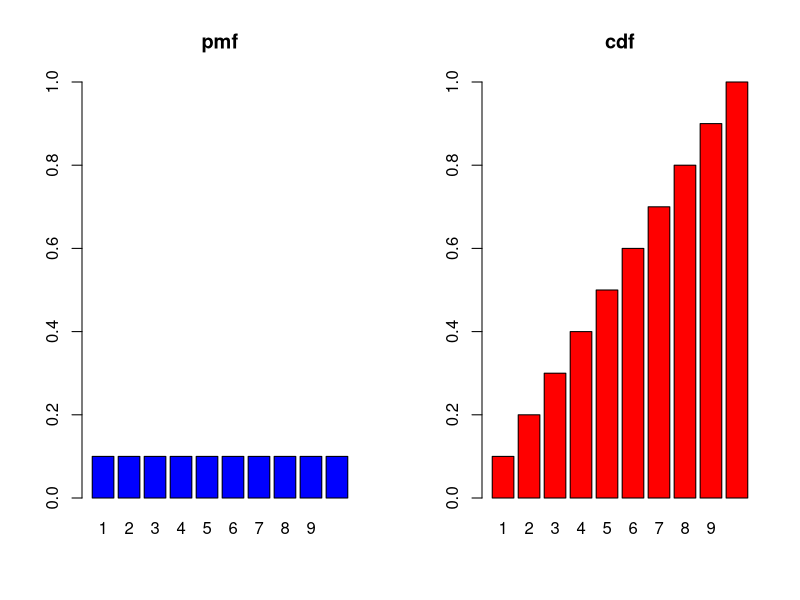
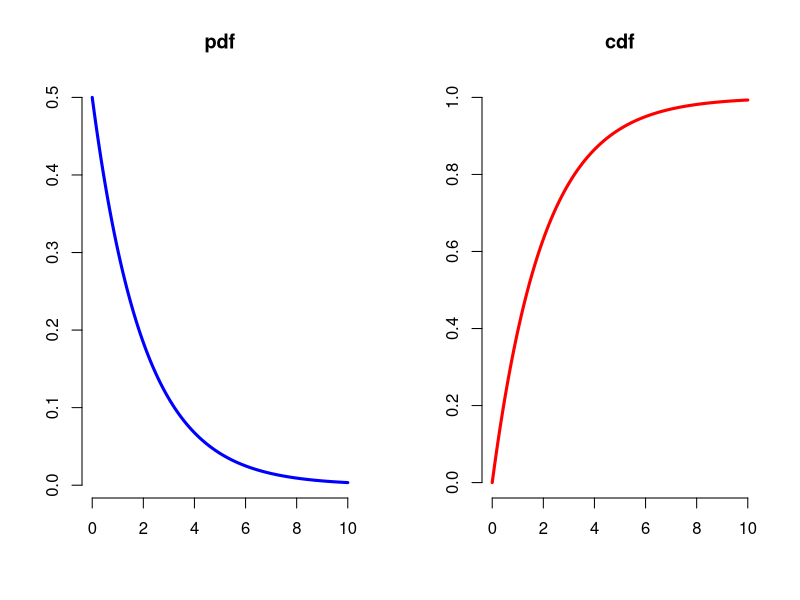
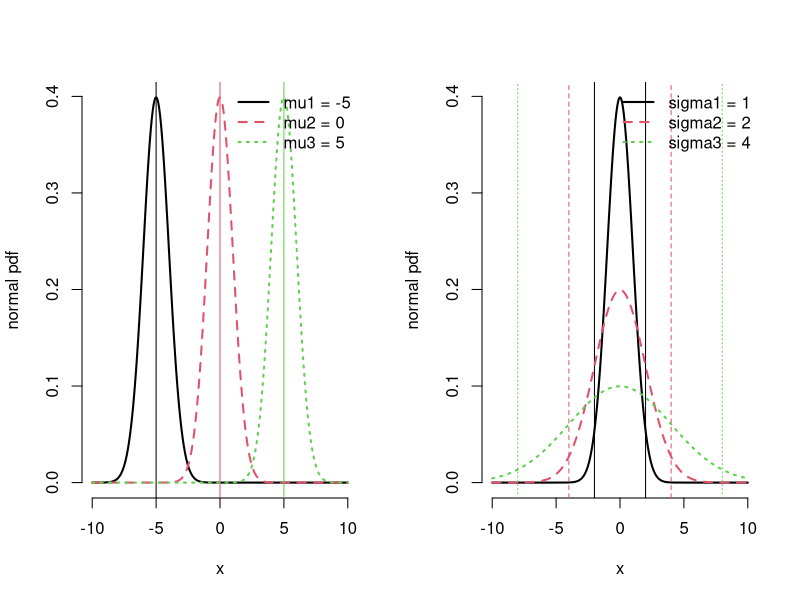
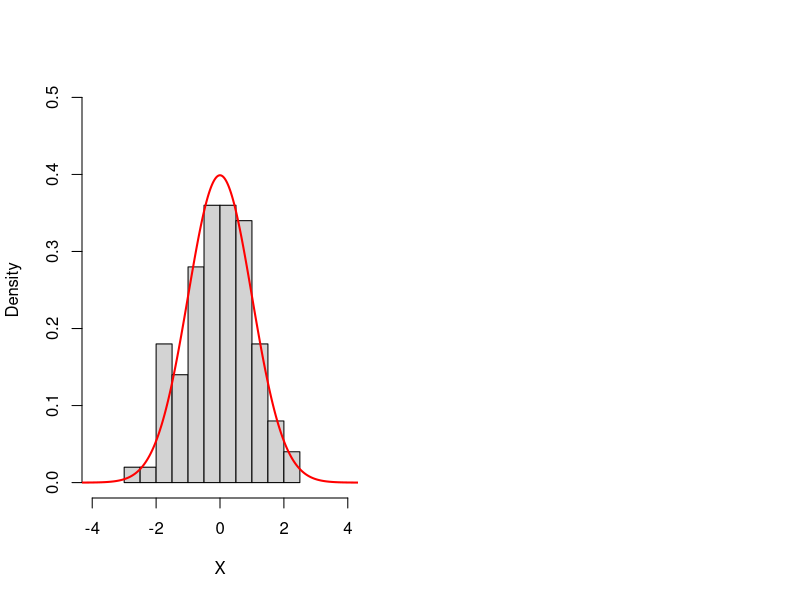
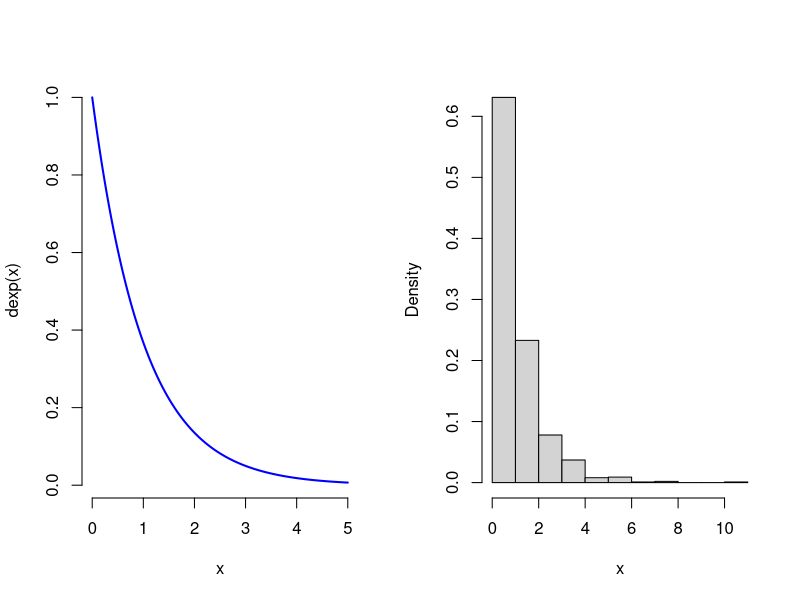
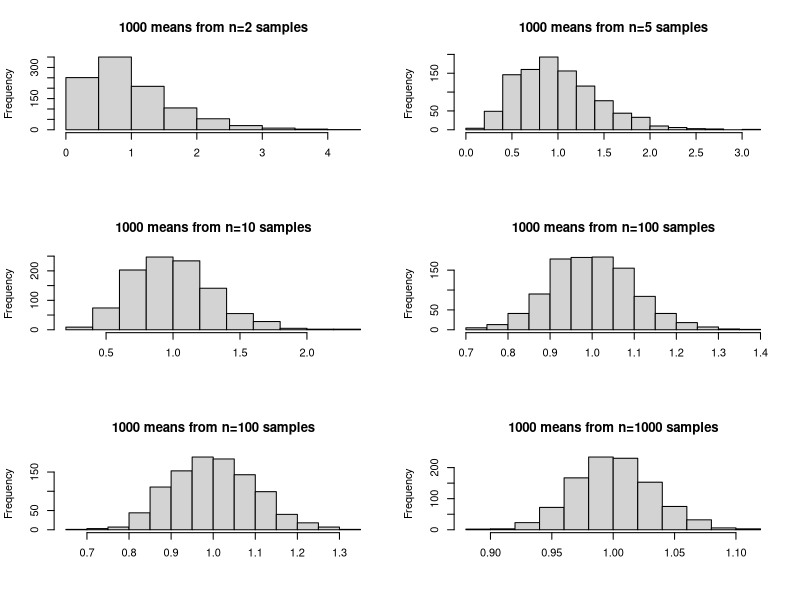
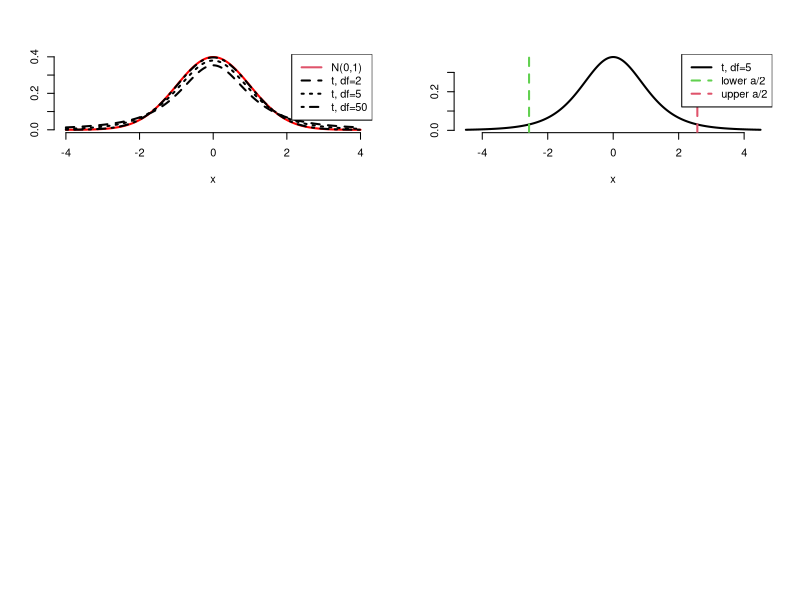

Recreate these plots in R, in order.
## ---- chunk 1
mu <-62
sig <- 6

## ---- chunk 2
vals<-seq(1,10, by=1)
pmf<-rep(0.1, 10)
cdf<-pmf[1]
for(i in 2:10) cdf<-c(cdf, cdf[i-1]+pmf[i])
par(mfrow=c(1,2), bty="n")
barplot(height=pmf, names.arg=vals, ylim=c(0, 1), main="pmf", col="blue")
barplot(height=cdf, names.arg=vals, ylim=c(0, 1), main="cdf", col="red")
## ---- chunk 3
vals<-seq(0,10, length=1000)
r<-0.5
par(mfrow=c(1,2), bty="n")
plot(vals, dexp(vals, rate=r), main="pdf", col="blue", type="l", lwd=3, ylab="", xlab="")
plot(vals, pexp(vals, rate=r), main="cdf", ylim=c(0,1), col="red",
     type="l", lwd=3, ylab="", xlab="")

## ---- chunk 4
x<-seq(-10,10, length=1000)
mu1<- -5
mu2<- 0
mu3<- 5
plot(x, dnorm(x, mu1, sd=1), type="l", col=1, lwd=2, ylab="normal pdf")
abline(v=mu1, col=1)
lines(x, dnorm(x, mu2, sd=1), col=2, lwd=2, lty=2)
abline(v=mu2, col=2)
lines(x, dnorm(x, mu3, sd=1), col=3, lwd=2, lty=3)
abline(v=mu3, col=3)
legend("topright", legend=paste(c("mu1 = ", "mu2 = ", "mu3 = "), c(mu1, mu2, mu3), sep=""), col=1:3, lty=1:3, lwd=2, bty="n")
## ---- chunk 5
x<-seq(-10,10, length=1000)
sigma1<- 1
sigma2<- 2
sigma3<- 4
plot(x, dnorm(x, 0, sd=sigma1), type="l", col=1, lwd=2, ylab="normal pdf")
abline(v=2*sigma1, col=1)
abline(v=-2*sigma1, col=1)
lines(x, dnorm(x, 0, sd=sigma2), col=2, lwd=2, lty=2)
abline(v=2*sigma2, col=2, lty=2)
abline(v=-2*sigma2, col=2, lty=2)
lines(x, dnorm(x, 0, sd=sigma3), col=3, lwd=2, lty=3)
abline(v=2*sigma3, col=3, lty=3)
abline(v=-2*sigma3, col=3, lty=3)
legend("topright", legend=paste(c("sigma1 = ", "sigma2 = ", "sigma3 = "), c(sigma1, sigma2, sigma3), sep=""), col=1:3, lty=1:3, lwd=2, bty="n")
## ---- chunk 6
rnorm(3, mean=0, sd=1) ## random draws
## ---- chunk 7
qnorm(p=c(0.025, 0.975), mean=0, sd=1) ## quantiles, used for CIs etc
## ---- chunk 8
pnorm(q=0, mean=0, sd=1) ## cdf, Pr(x<0.5)
## ---- chunk 9
## take a bunch of draws
X <- rnorm(100, mean=0, sd=1) 

## make a histogram of the draws
hist(X, freq=F, ylim=c(0, 0.5), xlim=c(-4, 4), main="")

## make a sequency of x values so I can set up a line 
x<-seq(-10, 10, length=1000)

## draw a line showing the normal pdf on the histogram
lines(x, dnorm(x, mean=0, sd=1), col="red", lwd=2) 
## ---- chunk 10
x <- seq(0, 5, length=1000)
par(mfrow=c(1,2), bty="n")
plot(x, dexp(x), type="l", lwd=2, col="blue")
hist(rexp(1000), xlab="x", main="", freq=FALSE)
## ---- chunk 11
par(mfrow=c(3,2), bty="n")
ns <- c(2,5,10,100,100,1000)
for(n in ns) {
  hist(apply(matrix(rexp(n*1000), ncol=1000), 2, mean),
       main=paste("1000 means from n=", n, " samples", sep=""), xlab="")
}
## ---- chunk 12

## make a sequency of x values so I can set up a line 
x<-seq(-4, 4, length=1000)

## draw a line showing the normal pdf on the histogram
plot(x, dnorm(x, mean=0, sd=1), col="red", lwd=2, type="l", xlab="x", ylab="")
lines(x, dt(x, df=2), col=1, lty=2, lwd=2)
lines(x, dt(x, df=5), col=1, lty=3, lwd=2)
lines(x, dt(x, df=50), col=1, lty=4, lwd=2)
legend("topright", legend=c("N(0,1)", "t, df=2", "t, df=5", "t, df=50"), 
       col=c(2, 1,1,1), lwd=2, lty=1:4)

## ---- chunk 13
x<-seq(-4.5, 4.5, length=1000)
alpha=0.05

## draw a line showing the normal pdf on the histogram
plot(x, dt(x, df=5), col="black", lwd=2, type="l", xlab="x", ylab="")
abline(v=qt(alpha/2, df=5), col=3, lty=2, lwd=2)
abline(v=qt(1-alpha/2, df=5), col=2, lty=2, lwd=2)

legend("topright", 
       legend=c("t, df=5", "lower a/2", "upper a/2"),
       col=c(1,3,2), lwd=2, lty=c(1, 2,2))

## ---- chunk 14
sig<-3
## ---- chunk 15
m<-12
